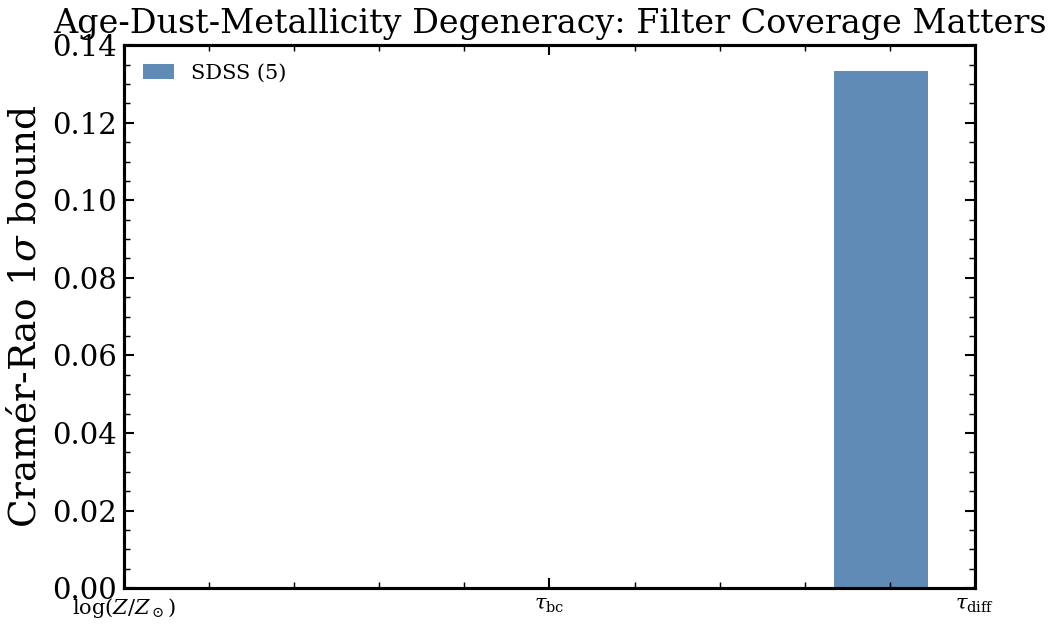

Source code (Python):
"""
Age-Dust-Metallicity Degeneracy: Fisher Analysis
=================================================

The Cramér-Rao bound from the Fisher Information Matrix shows that SDSS
5-band photometry alone cannot separately constrain age, dust, and
metallicity. Adding NIR or MIR bands breaks the degeneracy by factors of
2–5×, quantifying the information gain from multiwavelength coverage.
"""

from pathlib import Path

import jax
import jax.numpy as jnp
import matplotlib.pyplot as plt
import numpy as np

jax.config.update("jax_enable_x64", True)

from tengri import (
    Fixed,
    Observation,
    Parameters,
    Photometry,
    SEDModel,
    Uniform,
    load_ssp_data,
    setup_style,
)
from tengri.analysis.diagnostics.fisher import compute_fisher_matrix, fisher_parameter_errors

setup_style()


def _find_ssp():
    name = "ssp_prsc_miles_chabrier_wNE_logGasU-3.0_logGasZ0.0.h5"
    for p in [Path("data") / name, Path("../data") / name, Path("../../data") / name,
              Path("../../../data") / name]:
        if p.exists():
            return str(p)
    return None


SSP_PATH = _find_ssp()
if SSP_PATH is None:
    raise FileNotFoundError("SSP data not found — skipping example")

ssp = load_ssp_data(SSP_PATH)

spec = Parameters(
    sfh_tsnorm_log_peak_sfr=Uniform(-1.0, 2.5),
    sfh_tsnorm_peak_lbt_gyr=Uniform(0.5, 12.0),
    sfh_tsnorm_width_gyr=Uniform(0.3, 5.0),
    sfh_tsnorm_skew=Uniform(-3.0, 3.0),
    sfh_tsnorm_trunc=Uniform(1.0, 10.0),
    met_logzsol=Uniform(-2.0, 0.2),
    dust_tau_bc=Uniform(0.0, 2.0),
    dust_tau_diff=Uniform(0.0, 1.5),
    dust_slope=Fixed(-0.7),
    redshift=Fixed(0.1),
    mean_sfh_type="tsnorm",
)

key = jax.random.PRNGKey(42)
true_params = {**spec.sample(key),
               "met_logzsol": jnp.array(-0.3),
               "dust_tau_bc": jnp.array(0.8),
               "dust_tau_diff": jnp.array(0.4)}

FILTER_SETS = {
    "SDSS (5)":   ["sdss_u", "sdss_g", "sdss_r", "sdss_i", "sdss_z"],
    "+ NIR (8)":  ["sdss_u", "sdss_g", "sdss_r", "sdss_i", "sdss_z",
                   "twomass_J", "twomass_H", "twomass_Ks"],
    "+ MIR (10)": ["sdss_u", "sdss_g", "sdss_r", "sdss_i", "sdss_z",
                   "twomass_J", "twomass_H", "twomass_Ks",
                   "wise_w1", "wise_w2"],
}

fisher_params = ["met_logzsol", "dust_tau_bc", "dust_tau_diff"]
PARAM_LABELS  = [r"$\log(Z/Z_\odot)$", r"$\tau_{\rm bc}$", r"$\tau_{\rm diff}$"]
COLORS_BAR = ["#4477AA", "#EE6677", "#228833"]
sigmas = {}
for fname, filters in FILTER_SETS.items():
    try:
        obs  = Observation(photometry=Photometry.from_names(filters))
        mdl  = SEDModel(spec, ssp, observation=obs)
        phot = jnp.abs(mdl.predict_photometry(true_params))
        noise = phot / 20.0
        fim, _ = compute_fisher_matrix(mdl, true_params, noise,
                                       data_type="photometry", param_names=fisher_params)
        sigmas[fname] = fisher_parameter_errors(fim)
    except Exception:
        pass

if not sigmas:
    raise RuntimeError("Fisher computation failed — check filter availability")

x = np.arange(len(fisher_params))
width = 0.22
fig, ax = plt.subplots(figsize=(7, 4.5))
for i, (fname, sigma_arr) in enumerate(sigmas.items()):
    ax.bar(x + (i - 1) * width, sigma_arr, width,
           label=fname, color=COLORS_BAR[i], alpha=0.85)

ax.set_xticks(x)
ax.set_xticklabels(PARAM_LABELS, fontsize=10)
ax.set_ylabel(r"Cramér-Rao $1\sigma$ bound")
ax.set_title("Age-Dust-Metallicity Degeneracy: Filter Coverage Matters")
ax.legend(fontsize=10, frameon=False)
fig.tight_layout()
plt.savefig("plot_fisher_degeneracy.png", dpi=150, bbox_inches="tight")
plt.show()
